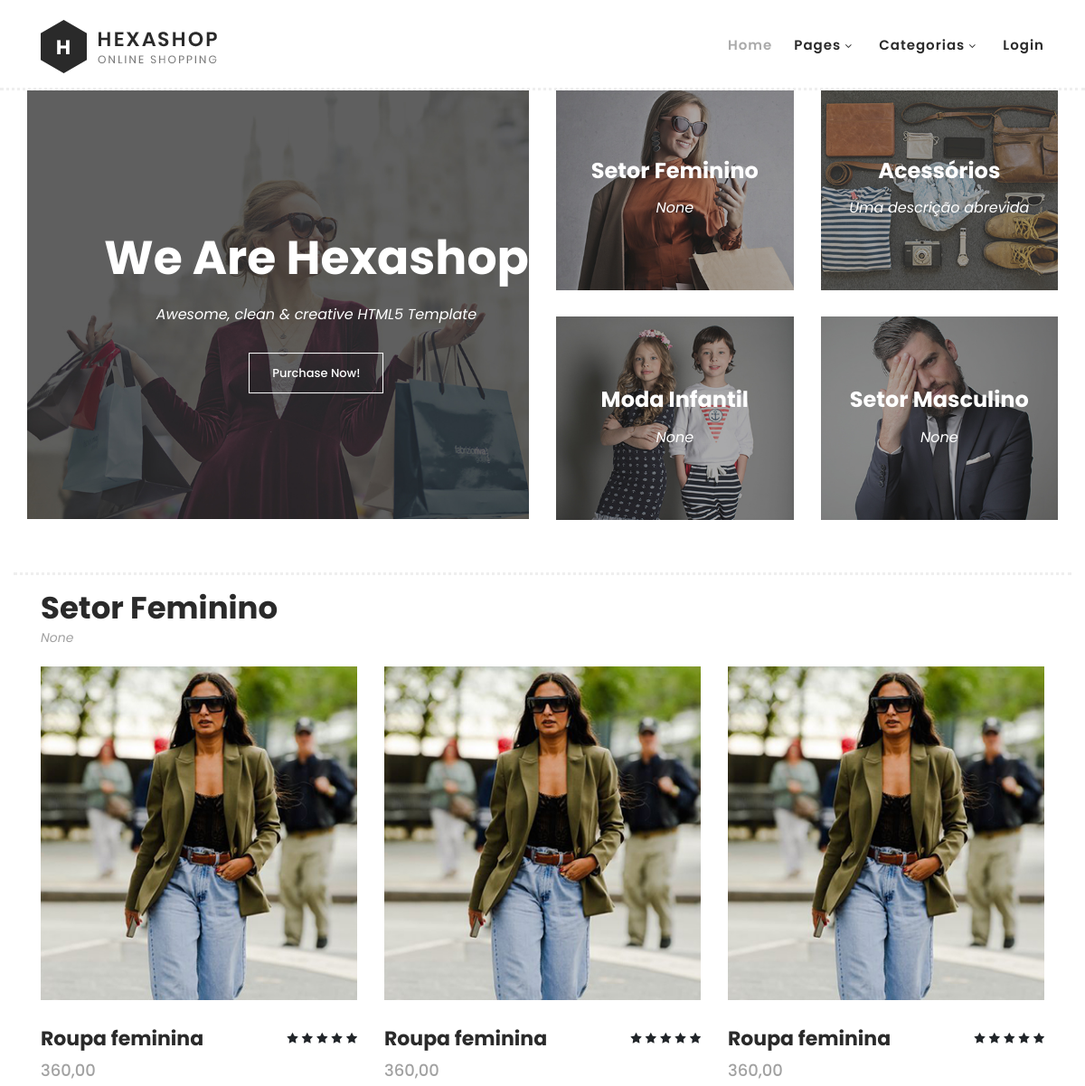
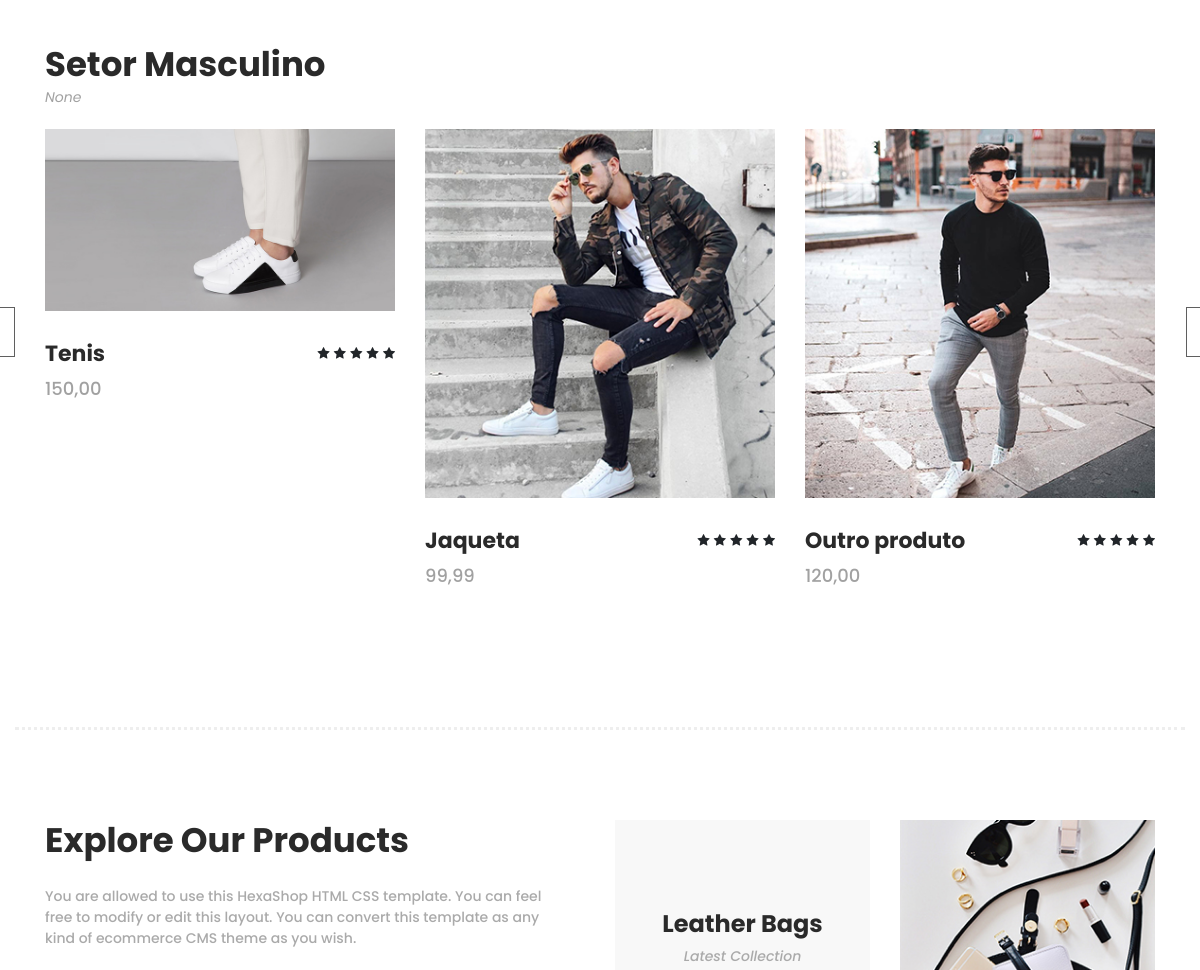
The app's page / (upper part), older data (2 pictures, top to bottom).
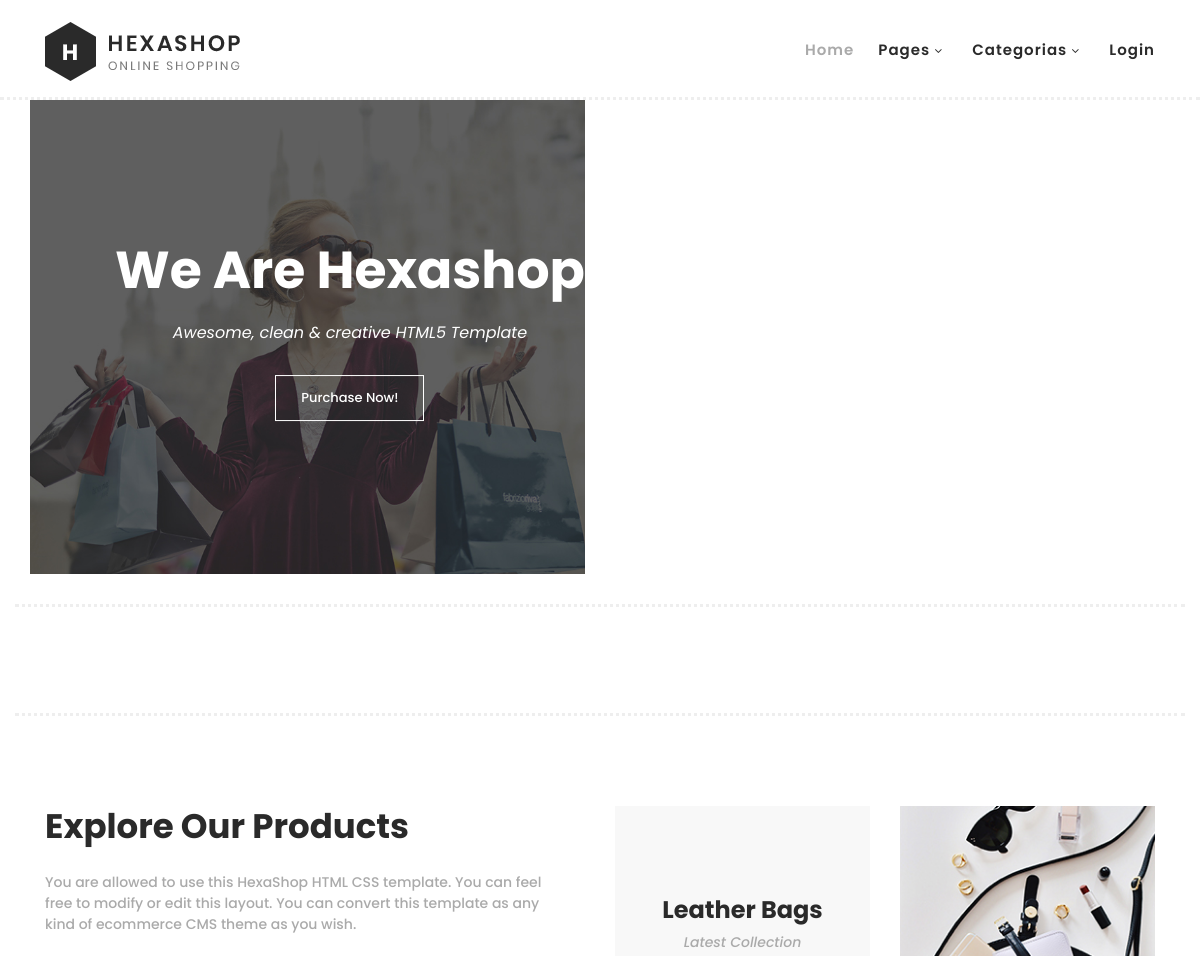
The same page, newer data.
### core/models.py (models this page shows, shortened)
class Category(models.Model):
    category_name = models.CharField(max_length = 30, verbose_name='Categoria')
    category_description = models.CharField(max_length = 60, verbose_name='Descrição')
    category_breve = models.CharField(max_length = 45, blank=True, null=True, verbose_name='Descrição breve')
    category_image = models.ImageField(null=True, verbose_name='Imagem')
    class Meta:
        verbose_name= 'Categoria'
        verbose_name_plural = 'Categorias'
        ordering = ['category_name']

class ProductCategory(models.Model):
    product_id = models.ForeignKey("Product", on_delete=models.CASCADE)
    category_id = models.ForeignKey("Category", on_delete=models.CASCADE)
    class Meta:
        verbose_name= 'Categoria'
        verbose_name_plural = 'Categorias'

class Product(models.Model):
    product_name = models.CharField(max_length = 30, verbose_name='Produto')
    product_description = models.CharField(max_length = 60, verbose_name='Descrição')
    product_price = models.DecimalField(max_digits=7, decimal_places=2, verbose_name='Preço')
    product_status = models.BooleanField(verbose_name='Disponível')
    product_image = models.ImageField(null=True, verbose_name='Imagem')
    product_netweight = models.DecimalField(max_digits=7, decimal_places=2, verbose_name="Peso líquido (em Kg):")
    product_weight = models.DecimalField(max_digits=7, decimal_places=2, verbose_name="Peso total (em Kg):")
    product_height = models.DecimalField(max_digits=7, decimal_places=2, verbose_name="Altura (em cm):")
    product_width = models.DecimalField(max_digits=7, decimal_places=2, verbose_name="Largura (em cm):")
    product_depth = models.DecimalField(max_digits=7, decimal_places=2, verbose_name="Profundidade (em cm):")
    class Meta:
        verbose_name= 'Produto'
        verbose_name_plural = 'Produtos'
        ordering = ['product_name']

### core/views.py (the view)
# urls.py: path("", views.index_view, name="page"),
def index_view(request):
    carrinho = request.session.get('cart', {})
    qtd_prod = len(carrinho)
    categorias = Category.objects.all()
    lista = []
    aux = []
    for i in categorias:
        aux.append(i)
    if aux:
        escolhidas = sample(aux,4)
    else:
        escolhidas = []
    for i in categorias:
        categoria = Category.objects.get(pk=i.id)
        produtos_da_categoria = categoria.productcategory_set.all()
        if produtos_da_categoria:
            lista.append((categoria,produtos_da_categoria))
    context= {'lista': lista,
              'escolhidas': escolhidas,
              'categorias': categorias,
              'qtd_prod': qtd_prod}
    return render(request, 'index.html', context )

### core/templates/index.html (shortened to what this page needs)
{% extends "base.html" %}
{% load static %}
{% block content %}
    <div class="main-banner pt-5 mt-5" id="top">
        <div class="container-fluid">
            <div class="row">
                <div class="col-lg-6">
                    <div class="left-content">
                            <div class="thumb">
                                <div class="inner-content">
                                    <h4>We Are Hexashop</h4>
                                    <span style="text-align: center;">Awesome, clean &amp; creative HTML5 Template</span>
                                    <div class="main-border-button" style="text-align: center;">
                                        <a href="../categories/">Purchase Now!</a>
                                    </div>
                                </div>
                                <img src="{% static 'images/left-banner-image.jpg' %}" alt="">
                            </div>
                    </div>
                </div>
                <div class="col-lg-6">
                    <div class="right-content">
                        <div class="row">
                            {% for escolhida in escolhidas %}
                                <div class="col-lg-6">
                                    <div class="right-first-image">
                                        <div class="thumb">
                                            <div class="inner-content">
                                                <h4>{{ escolhida.category_name }}</h4>
                                                <span>{{ escolhida.category_breve }}</span>
                                            </div>
                                            <img src="{{ escolhida.category_image.url }}">
                                        </div>
                                    </div>
                                </div>
                            {% endfor %}
                        </div>
                    </div>
                </div>
            </div>
        </div>
    </div>
        <section class="section pt-3" id="men">
            {% for categoria, produtos_da_categoria in lista %}
            <div class="container">
                <div class="row">
                    <div class="col-lg-6">
                        <div class="section-heading mb-3">
                            <h2>{{ categoria.category_name }}</h2>
                            <span>{{ categoria.category_breve }}</span>
                        </div>
                    </div>
                </div>
                <div class="row pt-1">
                    <div class="col-lg-12">
                        <div class="men-item-carousel">
                            <div class="owl-men-item owl-carousel">
                                {% for produto_categoria in produtos_da_categoria %}
                                    <div class="item pb-5">
                                        <div class="thumb">
                                            <img src="{{ produto_categoria.product_id.product_image.url }}" alt="">
                                        </div>
                                        <div class="down-content">
                                            <h4>{{ produto_categoria.product_id.product_name }}</h4>
                                            <span>{{ produto_categoria.product_id.product_price|floatformat:2 }}</span>
                                            <ul class="stars">
                                                <li><i class="fa fa-star"></i></li>
                                                <li><i class="fa fa-star"></i></li>
                                                <li><i class="fa fa-star"></i></li>
                                                <li><i class="fa fa-star"></i></li>
                                                <li><i class="fa fa-star"></i></li>
                                            </ul>
                                        </div>
                                    </div>
                                {% endfor %}
                            </div>
                        </div>
                    </div>
                </div>
            </div>
            {% endfor %}
        </section>
    <section class="section" id="explore">
        <div class="container">
            <div class="row">
                <div class="col-lg-6">
                    <div class="left-content">
                        <h2>Explore Our Products</h2>
                        <span>You are allowed to use this HexaShop HTML CSS template. You can feel free to modify or edit this layout. You can convert this template as any kind of ecommerce CMS theme as you wish.</span>
                    </div>
                </div>
                <div class="col-lg-6">
                    <div class="right-content">
                        <div class="row">
                            <div class="col-lg-6">
                                <div class="leather">
                                    <h4>Leather Bags</h4>
                                    <span>Latest Collection</span>
                                </div>
                            </div>
                            <div class="col-lg-6">
                                <div class="first-image">
                                    <img src="{% static 'images/explore-image-01.jpg' %}" alt="">
                                </div>
                            </div>
                        </div>
                    </div>
                </div>
            </div>
        </div>
    </section>
{% endblock content %}

### core/templates/base.html (shortened to what this page needs)
<!DOCTYPE html>
<html lang="en">
  <head>
    {% load static %}
    <link rel="stylesheet" type="text/css" href="{% static 'css/bootstrap.min.css' %}">
    <link rel="stylesheet" type="text/css" href="{% static 'css/font-awesome.css' %}">
    <link rel="stylesheet" href="{% static 'css/templatemo-hexashop.css' %}">
    <link rel="stylesheet" href="{% static 'css/owl-carousel.css' %}">
    <link rel="stylesheet" href="{% static 'css/lightbox.css' %}">
    </head>
    <body>
    <header class="header-area header-sticky">
        <div class="container">
            <div class="row">
                <div class="col-12">
                    <nav class="main-nav">
                        <a href="/" class="logo">
                            <img src="{% static 'images/logo.png' %}">
                        </a>
                        <ul class="nav">
                            <li class="scroll-to-section"><a href="/#top" class="active">Home</a></li>
                            <li class="submenu">
                                <a href="javascript:;">Pages</a>
                            </li>
                            <li class="submenu">
                                <a href="javascript:;">Categorias</a>
                            </li>
                            {% if user.is_authenticated %}
                              <li class="scroll-to-section"><a href="{% url 'logout' %}">Sair</a></li>
                            {% else %}
                              <li><a href="../login">Login</a></li>
                            {% endif %}
                        </ul>
                    </nav>
                </div>
            </div>
        </div>
    </header>
    <div class="container-fluid">
    {% block content %}
    {% endblock content %}
    </div>
  </body>
</html>

Row changes from the older to the newer data that the page shows:
removed Category: category_name "Setor Feminino", category_breve "None", category_image (picture)
removed Category: category_name "Acessórios", category_breve "Uma descrição abrevida", category_image (picture), shown under "We Are Hexashop"
removed Category: category_name "Moda Infantil", category_breve "None", category_image (picture), shown under "We Are Hexashop"
removed Category: category_name "Setor Masculino", category_breve "None", category_image (picture)
removed ProductCategory: product_id.product_image (picture), product_id.product_name "Roupa feminina", product_id.product_price "360,00", shown under "Setor Feminino"
removed ProductCategory: product_id.product_image (picture), product_id.product_name "Tenis", product_id.product_price "150,00", shown under "Setor Masculino"
removed ProductCategory: product_id.product_image (picture), product_id.product_name "Jaqueta", product_id.product_price "99,99", shown under "Setor Masculino"
removed ProductCategory: product_id.product_image (picture), product_id.product_name "Outro produto", product_id.product_price "120,00", shown under "Setor Masculino"
